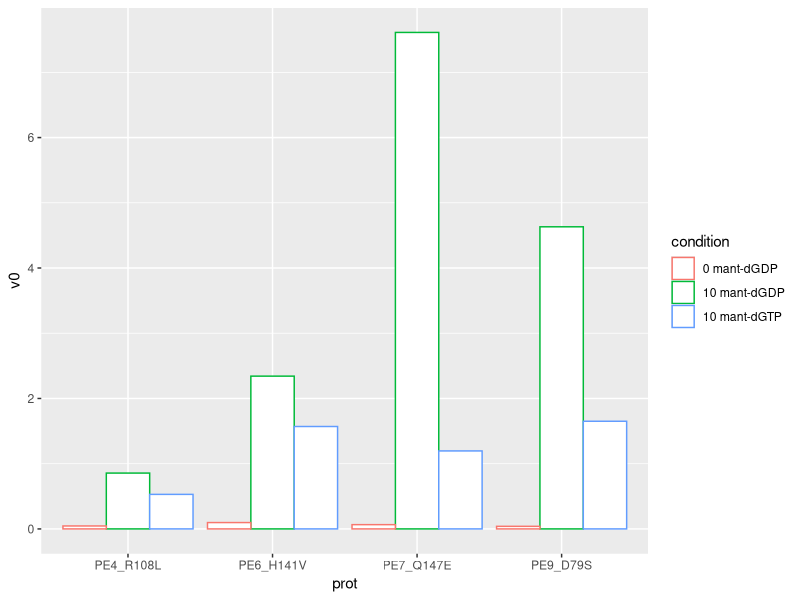
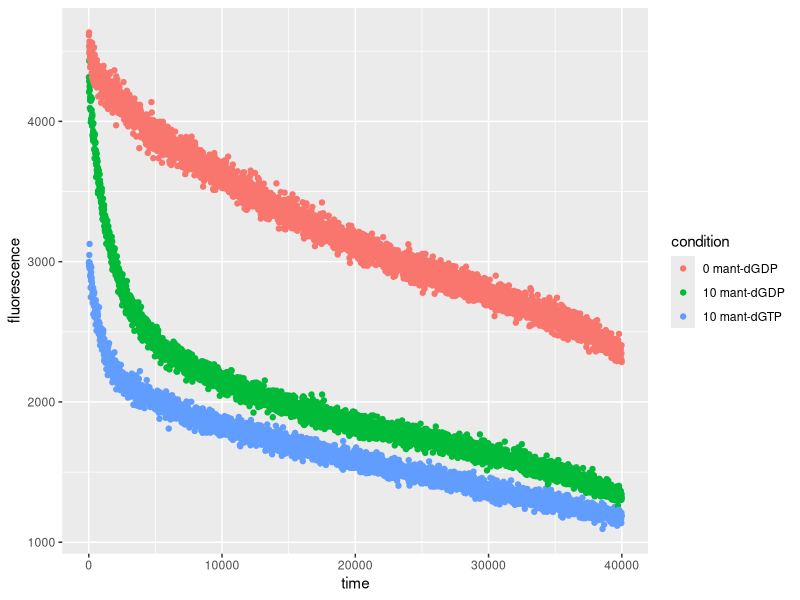
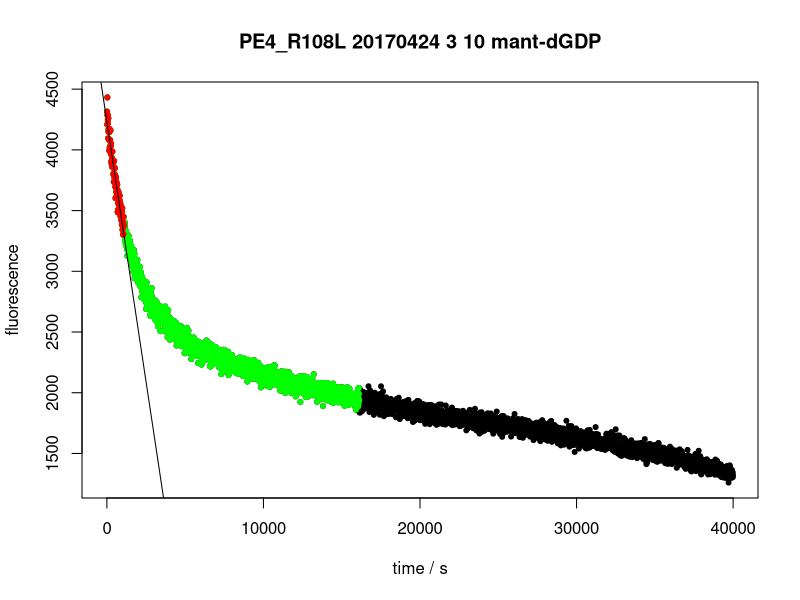
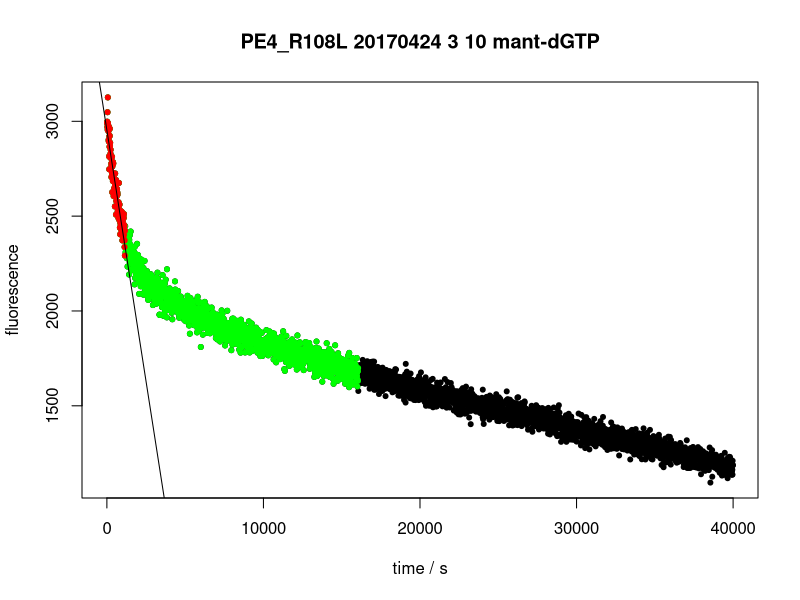
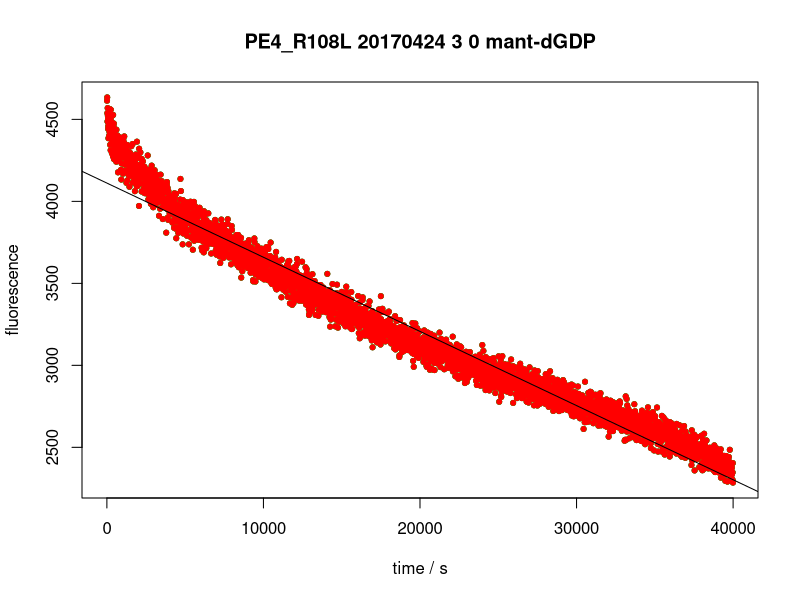
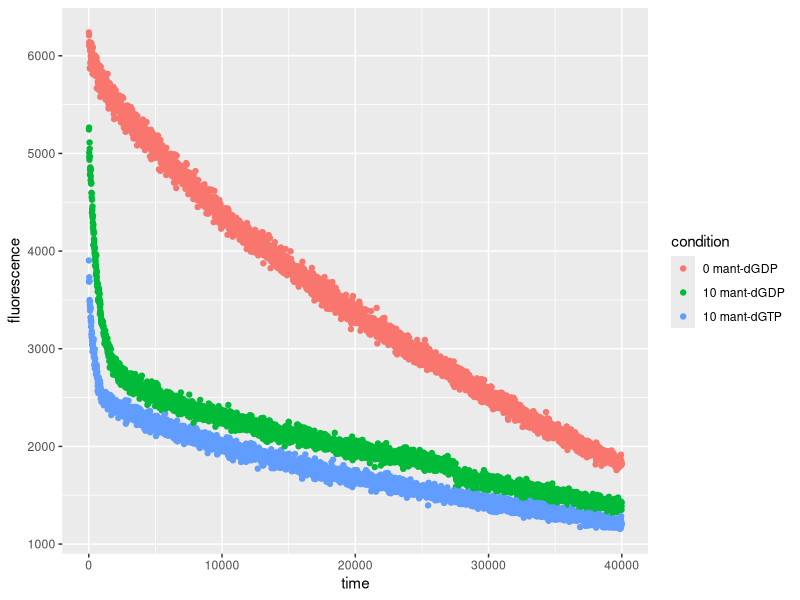
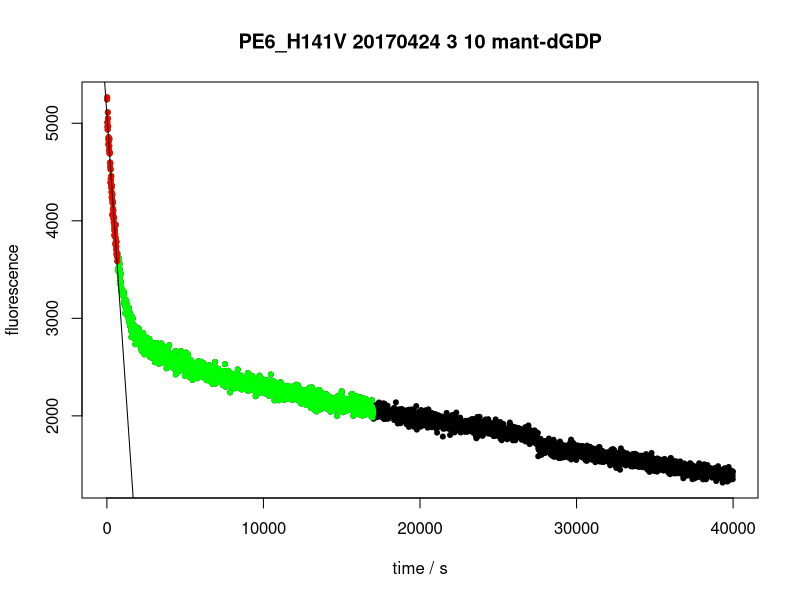
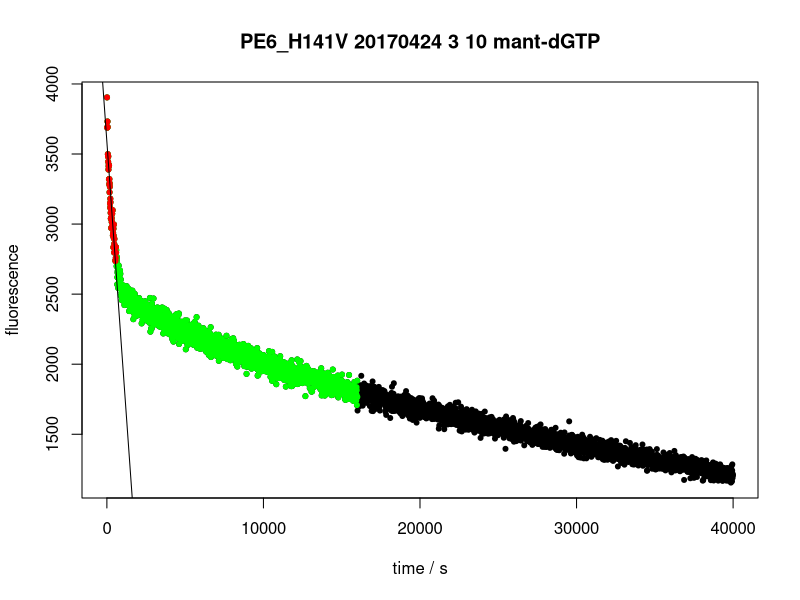

Write R code to recreate these figures, in order.
library(ggplot2)

### plot and fit GEF control experiments
options( stringsAsFactors = F )
outsufix <- paste("_control_exp_fitted_", Sys.Date(), ".pdf", sep = "")

data <- read.delim("GEF_assay/data/20170424_TP_FRET_control_kinetics_parsed.txt", head = F)
head(data)
names(data) <- expression( date, time, row, column, sample, conc, GEF_conc, fluorescence, nucleotide)
data$well <- do.call(paste0, data[c("row", "column")])
data$condition <- do.call(paste, data[c("GEF_conc", "nucleotide")])

control_data <- data[data$conc == 3,]

proteins <- as.character(unique(control_data$sample))
get_region_to_fit <- function (data) {
  plateau_fluorescence <- quantile(data$fluorescence, prob = .7, na.rm = T)
  plateau_times <- sort(data$time[ data$fluorescence < plateau_fluorescence ])
  cutoff_time <- plateau_times[1]
  relevant_data <- data[data$time < cutoff_time,]
  relevant_data <- relevant_data[order(relevant_data$time),]
  return(relevant_data)
}

get.substrate.conc <- function (total, conc) {
  min.total.fluor <- quantile(total$fluorescence, 0.001)
  max.total.fluor <- quantile(total$fluorescence, 0.999)
  total <- cbind(total, "percent.norm.fluorescence" = (max.total.fluor - total$fluorescence)/(max.total.fluor - min.total.fluor))
  total <- cbind(total, "substrate_conc" = conc - conc*((max.total.fluor - total$fluorescence)/(max.total.fluor - min.total.fluor)))
  return(total)
}
get_region_to_fit <- function (data) {
  plateau_fluorescence <- quantile(data$fluorescence, prob = .5, na.rm = T)
  plateau_times <- sort(data$time[ data$fluorescence < plateau_fluorescence ])
  cutoff_time <- plateau_times[1]
  relevant_data <- data[data$time < cutoff_time,]
  relevant_data <- relevant_data[order(relevant_data$time),]
  return(relevant_data)
}
get_linear_region <- function(data, min_percent, max_percent, n_points) {
  data <- cbind(data, "conc_diff" = max(data$substrate_conc) - data$substrate_conc )
  max_diff <- max(data$conc_diff)
  reaction_percentages <- seq(min_percent, max_percent, 0.05)
  points_check <- TRUE
  for (i in reaction_percentages) {
    if (points_check) {
      linear_times <- sort(data$time[data$conc_diff < (i * max_diff)])
      if ( length (linear_times) >= n_points) {
        points_check <- FALSE
      }
    }
  }
  cutoff_time <- linear_times[length(linear_times)]
  linear_data <- data[data$time < cutoff_time,]
  linear_data <- linear_data[order(linear_data$time),]
  return(linear_data)
}
fit_linear_rate <- function (data, prot, conc, GEF_conc, nucleotide, exp) {
  if (GEF_conc > 0) {
    relevant.subset <- get_region_to_fit(data)
    linear.subset <- get_linear_region(relevant.subset, 0.1, 0.5, 100)
  } else {
    linear.subset <- data
  }
  time <- unique(relevant.subset$time)
  main = paste(prot, exp, conc, GEF_conc, nucleotide, sep = " ")
  plot(data$time, data$fluorescence, xlab = "time / s", ylab = "fluorescence", pch = 20, main = main)
  points(relevant.subset$time, relevant.subset$fluorescence, pch = 20, col = "green")
  points(linear.subset$time, linear.subset$fluorescence, pch = 20, col = "red")
  lm.out <- lm(fluorescence ~ time, data = linear.subset)
  abline(lm(fluorescence ~ time, data = linear.subset))
  f0 <- coefficients(lm.out)[1]
  K <- coefficients(lm.out)[2]
  v0 <- - K
  return(data.frame(prot, conc, "rate constant" = K, "v0" = v0, GEF_conc, nucleotide, exp ))
}


fitted.data <- data.frame()
for (i in seq_along(proteins)) {
  prot <- proteins[i]
  filename = paste0("GEF_assay/", Sys.Date(), "_", prot, outsufix)
  pdf(file = filename, width = 10)
  substr.concentrations <- unique(control_data$conc[control_data$sample == prot])
  per_protein_data <- control_data[control_data$sample == prot,]
  per_protein_plot <- ggplot(data = per_protein_data, aes(x = time, y = fluorescence, color = condition)) + geom_point()
  print(per_protein_plot)
  for (j in seq_along(substr.concentrations))  {
    conc = substr.concentrations[j]
    GEF_concs <- unique(control_data$GEF_conc[control_data$sample == prot & control_data$conc == conc])
    for (k in seq_along(GEF_concs)) {
      GEF_conc = GEF_concs[k]
      nucleotides <- unique(control_data$nucleotide[control_data$sample == prot & control_data$conc == conc & control_data$GEF_conc == GEF_conc])
      for (l in seq_along(nucleotides)) {
        nucleotide <- nucleotides[l]
        experiments <- unique(control_data$date[control_data$sample == prot & control_data$conc == conc 
                            & control_data$GEF_conc == GEF_conc & control_data$nucleotide == nucleotide])
        for (m in seq_along(experiments)) {
          exp <- experiments[m]
          data.subset <- control_data[ control_data[["sample"]] == prot & control_data[["conc"]] == conc & control_data[["GEF_conc"]] == GEF_conc & 
                          control_data[["nucleotide"]] == nucleotide & control_data[["date"]] == exp, c("time", "fluorescence")]
          relevant.subset <- get.substrate.conc(data.subset, conc)
          fitted.data <- rbind(fitted.data, fit_linear_rate(relevant.subset, prot, conc, GEF_conc, nucleotide, exp))
        }
      }
    }
  }
  dev.off()
}

fitted.data$condition <- do.call(paste, fitted.data[c("GEF_conc", "nucleotide")])

p<-ggplot(fitted.data, aes(x=prot, y=v0, color = condition)) +
  geom_bar(stat="identity", position=position_dodge(), fill="white")
print(p)
